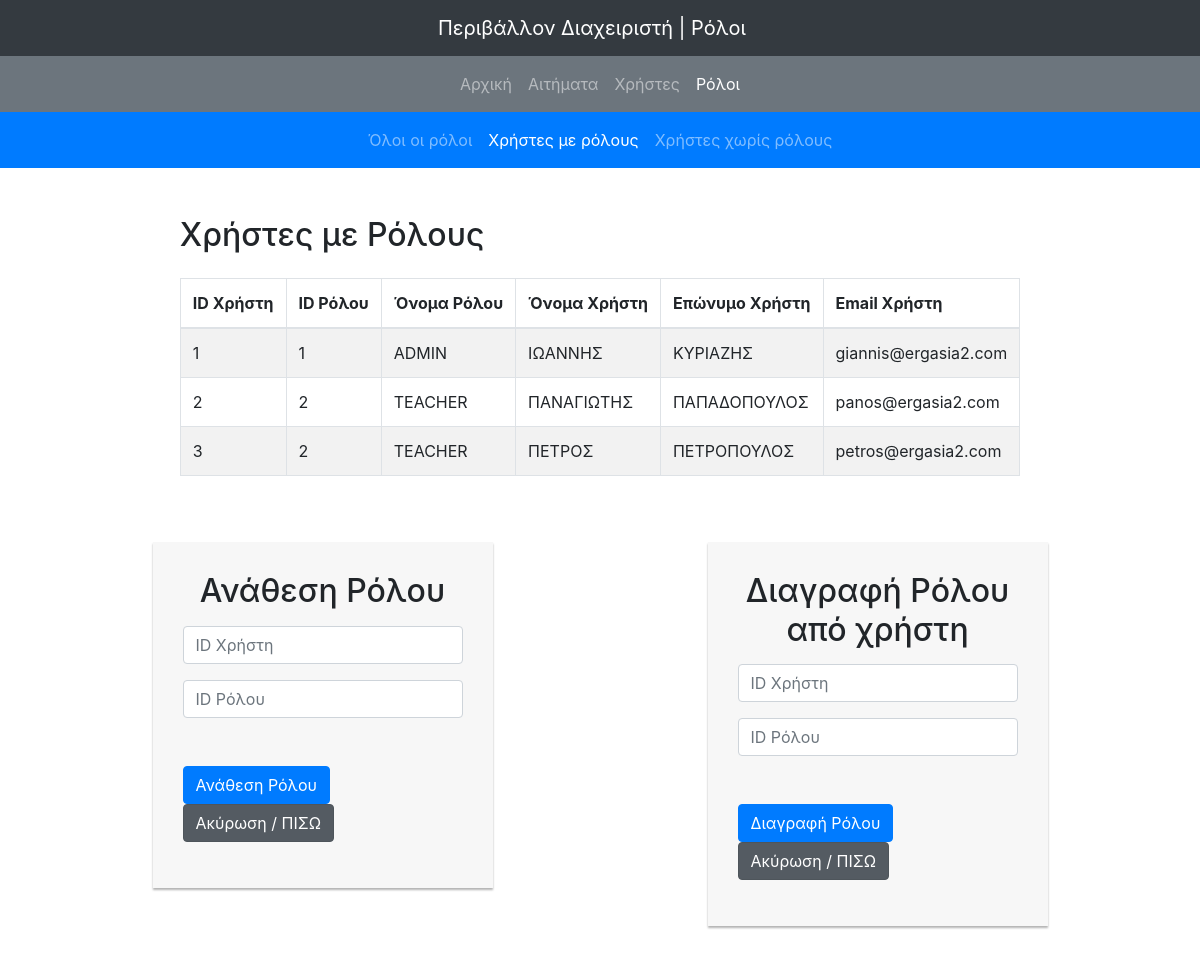
/admin_xrhstes_me_rolous.php, run on the app's committed database.
### tables this page shows
CREATE TABLE `xrhsths_me_rolo` (
  `id_xrhsth` int(10) UNSIGNED NOT NULL,
  `id_rolou` int(10) UNSIGNED NOT NULL
);

CREATE TABLE `rolos` (
  `id_rolou` int(10) UNSIGNED NOT NULL,
  `onoma_rolou` varchar(50) NOT NULL
);

CREATE TABLE `xrhsths` (
  `image` longblob NOT NULL,
  `id_xrhsth` int(10) UNSIGNED NOT NULL,
  `onoma_xrhsth` varchar(50) NOT NULL,
  `eponimo_xrhsth` varchar(50) NOT NULL,
  `email_xrhsth` varchar(50) NOT NULL,
  `tilefono_xrhsth` varchar(10) NOT NULL,
  `kodikos_xrhsth` varchar(50) NOT NULL
);

### admin_xrhstes_me_rolous.php (the view, shortened to what this page needs)
<!DOCTYPE HTML>
<html>
<head>
        <link rel="stylesheet" href="style.css" type="text/css" media="screen" />
<link rel="stylesheet" href="style.css">
<link href="https://cdn.datatables.net/1.10.20/css/dataTables.bootstrap4.min.css" rel="stylesheet" />
		<link rel='stylesheet' href='https://stackpath.bootstrapcdn.com/bootstrap/4.1.3/css/bootstrap.min.css'>
<link rel='stylesheet' href='https://cdnjs.cloudflare.com/ajax/libs/animate.css/3.7.0/animate.min.css'>
<link rel='stylesheet' href='https://maxcdn.bootstrapcdn.com/font-awesome/4.7.0/css/font-awesome.min.css'>
<link rel='stylesheet' href='https://cdnjs.cloudflare.com/ajax/libs/tether/1.4.4/css/tether.min.css'>
<link href="https://cdn.datatables.net/1.10.20/css/dataTables.bootstrap4.min.css" rel="stylesheet" />
</head>
<body>
<header>
<nav class="navbar navbar-expand-sm bg-dark navbar-dark">
  <ul class="nav navbar-nav navbar-collapse collapse justify-content-center">
  <a class="navbar-brand"  href="admin.php">Περιβάλλον Διαχειριστή | Ρόλοι</a>
</ul>
</nav>
<nav class="navbar navbar-expand-lg bg-secondary navbar-dark">
  <ul class="nav navbar-nav navbar-collapse collapse justify-content-center">
    <li class="nav-item">
      <a class="nav-link" href="admin.php">Αρχική</a>
    </li>
    <li class="nav-item">
      <a class="nav-link" href="admin_ekkremeisxrhstes.php">Αιτήματα</a>
    </li>
	<li class="nav-item">
      <a class="nav-link" href="admin_xrhstes.php">Χρήστες</a>
    </li>
	<li class="nav-item active">
      <a class="nav-link" href="admin_roloi.php">Ρόλοι</a>
    </li>
  </ul>
</nav>
<nav class="navbar navbar-expand-lg bg-primary navbar-dark">
  <ul class="nav navbar-nav navbar-collapse collapse justify-content-center">
    <li class="nav-item">
      <a class="nav-link" href="admin_oloi_roloi.php">Όλοι οι ρόλοι</a>
    </li>
	<li class="nav-item active">
      <a class="nav-link" href="admin_xrhstes_me_rolous.php">Χρήστες με ρόλους</a>
    </li>
	<li class="nav-item">
      <a class="nav-link" href="admin_xrhstes_pou_den_exoun_rolo.php">Χρήστες χωρίς ρόλους</a>
    </li>
  </ul>
</nav>
</header>
<main role="main" class="container">
<div class="wrapper">
        <div class="container-fluid">
            <div class="row justify-content-center">
                <div class="col-auto">
                    <div class="mt-5 mb-3 clearfix">
                        <h2 class="pull-left">Χρήστες με Ρόλους&nbsp;&nbsp;&nbsp;&nbsp;&nbsp;</h2>
                    </div>
                    <?php
                    require_once "syndesh.php";
                    $sql = "SELECT * FROM xrhsths, rolos, xrhsths_me_rolo WHERE xrhsths_me_rolo.id_rolou=rolos.id_rolou AND xrhsths_me_rolo.id_xrhsth=xrhsths.id_xrhsth";
                    if($result = mysqli_query($link, $sql)){
                        if(mysqli_num_rows($result) > 0){
                            echo '<table class="table table-bordered table-striped">';
                                echo "<thead>";
                                    echo "<tr>";
										echo "<th>ID Χρήστη</th>";
										echo "<th>ID Ρόλου</th>";
                                        echo "<th>Όνομα Ρόλου</th>";
										echo "<th>Όνομα Χρήστη</th>";
										echo "<th>Επώνυμο Χρήστη</th>";
										echo "<th>Email Χρήστη</th>";
                                    echo "</tr>";
                                echo "</thead>";
                                echo "<tbody>";
                                while($row = mysqli_fetch_array($result)){
                                    echo "<tr>";
										echo "<td>" . $row['id_xrhsth'] . "</td>";
										echo "<td>" . $row['id_rolou'] . "</td>";
                                        echo "<td>" . $row['onoma_rolou'] . "</td>";
										echo "<td>" . $row['onoma_xrhsth'] . "</td>";
										echo "<td>" . $row['eponimo_xrhsth'] . "</td>";
										echo "<td>" . $row['email_xrhsth'] . "</td>";
                                    echo "</tr>";
                                }
                                echo "</tbody>";
                            echo "</table>";
                        } else{
                            echo '<div class="alert alert-danger"><em>Δεν βρέθηκαν ρόλοι!</em></div>';
                        }
                    } else{
                        echo "Κάτι πήγε λάθος. Προσπαθήστε ξανα αργότερα";
                    }
                    ?>
                </div>
            </div>
        </div>
    </div>
	<div class ="container-fluid">
  <div class ="row">
    <div class ="col-md-6 col-sm-6">
	<div class="login-form">
    <form action="admin_xrhstes_me_rolous.php" method="post">
        <h2 class="text-center">Ανάθεση Ρόλου</h2>
<div class="form-group">
            <input type="text" name="id_xrhsth" class="form-control" placeholder="ID Χρήστη" required="required">
        </div>
		<div class="form-group">
            <input type="text" name="id_rolou" class="form-control" placeholder="ID Ρόλου" required="required">
        </div>
        <div class="form-group mt-5">
            <button type="submit" name="submit" value="Submit" class="btn btn-primary">Ανάθεση Ρόλου</button>
			<a href="admin_xrhstes_me_rolous.php" class="btn btn-secondary active" role="button" aria-pressed="true">Ακύρωση / ΠΙΣΩ</a>
        </div>
    </form>
</div>
</div>
<div class ="col-md-6 col-sm-6">
	<div class="login-form">
    <form action="admin_xrhstes_me_rolous.php" method="post">
        <h2 class="text-center">Διαγραφή Ρόλου από χρήστη</h2>
<div class="form-group">
            <input type="text" name="id_xrhsth_e" class="form-control" placeholder="ID Χρήστη" required="required">
        </div>
		<div class="form-group">
            <input type="text" name="id_rolou_e" class="form-control" placeholder="ID Ρόλου" required="required">
        </div>
        <div class="form-group mt-5">
            <button type="submit" name="submit1" value="Submit1" class="btn btn-primary">Διαγραφή Ρόλου</button>
			<a href="admin_xrhstes_me_rolous.php" class="btn btn-secondary active" role="button" aria-pressed="true">Ακύρωση / ΠΙΣΩ</a>
        </div>
    </form>
</div>
</div>
  </div>
</div>
	</main>
</body>
</html>

### style.css (style rules this page uses)
.login-form { width: 340px; margin: 50px auto; }
.login-form form { margin-bottom: 15px; background: #f7f7f7; box-shadow: 0px 2px 2px rgba(0, 0, 0, 0.3); padding: 30px; }
.login-form h2 { margin: 0 0 15px; }
.form-control, .btn { min-height: 38px; border-radius: 2px; }
.btn { font-size: 15px; font-weight: bold; }
.wrapper { width: 600px; margin: 0 auto; }

### data on the page
xrhsths_me_rolo: id_xrhsth "1", id_rolou "1", id_rolou.onoma_rolou "ADMIN", id_xrhsth.onoma_xrhsth "ΙΩΑΝΝΗΣ", id_xrhsth.eponimo_xrhsth "ΚΥΡΙΑΖΗΣ", id_xrhsth.email_xrhsth "giannis@ergasia2.com"
xrhsths_me_rolo: id_xrhsth "2", id_rolou "2", id_rolou.onoma_rolou "TEACHER", id_xrhsth.onoma_xrhsth "ΠΑΝΑΓΙΩΤΗΣ", id_xrhsth.eponimo_xrhsth "ΠΑΠΑΔΟΠΟΥΛΟΣ", id_xrhsth.email_xrhsth "panos@ergasia2.com"
xrhsths_me_rolo: id_xrhsth "3", id_rolou "2", id_rolou.onoma_rolou "TEACHER", id_xrhsth.onoma_xrhsth "ΠΕΤΡΟΣ", id_xrhsth.eponimo_xrhsth "ΠΕΤΡΟΠΟΥΛΟΣ", id_xrhsth.email_xrhsth "petros@ergasia2.com"
